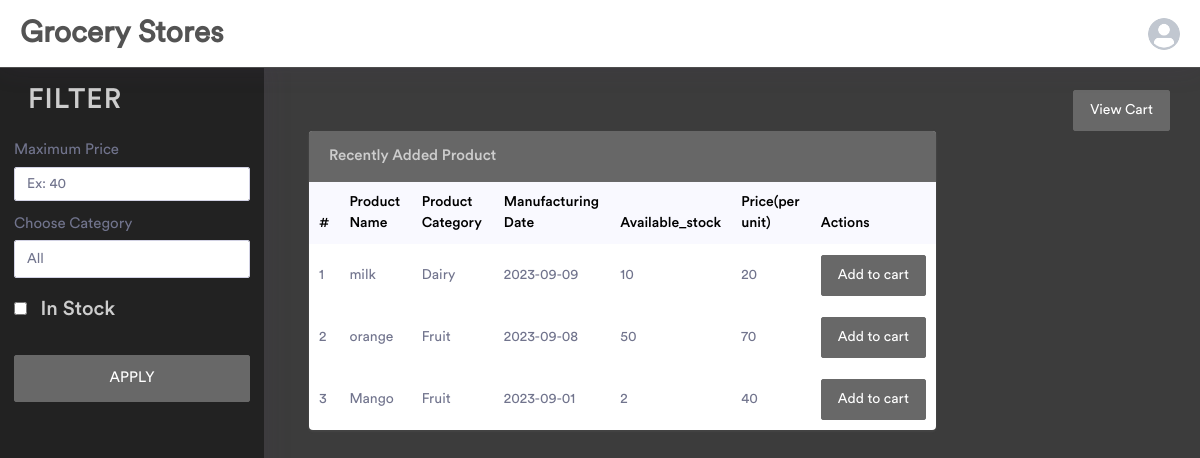
The app's page /userindex/1 with its own data.
### app.py (models this page shows)
class Product(db.Model):
    __tablename__ = 'product'
    p_id = db.Column(db.Integer, primary_key=True, autoincrement=True)
    c_id = db.Column(db.Integer, db.ForeignKey("category.c_id"), nullable=False)
    name = db.Column(db.String(100), nullable=False)
    price = db.Column(db.Integer, nullable=False)
    stock = db.Column(db.Integer, nullable=False)
    manufacture_date = db.Column(db.Date,  nullable=True)

class Category(db.Model):
    __tablename__ = 'category'
    c_id = db.Column(db.Integer, primary_key=True, autoincrement=True)
    name = db.Column(db.String, nullable=False, unique=True)

### app.py (the view, shortened to what this page needs)
@app.route('/userindex/<int:uid>',methods=["GET", "POST"])
def userindex(uid):
    if request.method=="GET":
        catt =Category.query.all()
        catlist = []
        for c in catt:
            catlist.append((c.c_id,c.name))
        plist = []
        pro = db.session.query(Product).order_by(Product.p_id.desc()).all()
        for p in pro:
            for cat in catlist:
                if p.c_id == cat[0]:
                    if p.stock ==0:
                        sto= "0 out of stock"
                    else:
                        sto= p.stock
                    plist.append((p.name, cat[1],p.price, sto, p.manufacture_date, p.p_id,cat[0]))
        cuser = User.query.filter(User.u_id == uid).one()
        uname = cuser.name
        return render_template("index.html",cat = catt,plist =plist,uname =uname,uid=uid)

### templates/index.html (shortened to what this page needs)
<!doctype html>
<html lang="en">
<head>
    <link rel="stylesheet" href="/static/assets/vendor/bootstrap/css/bootstrap.min.css">
    <link href="/static/assets/vendor/fonts/circular-std/style.css" rel="stylesheet">
    <link rel="stylesheet" href="/static/assets/libs/css/style.css">
    <link rel="stylesheet" href="/static/assets/vendor/fonts/fontawesome/css/fontawesome-all.css">
    <link rel="stylesheet" href="/static/assets/vendor/charts/chartist-bundle/chartist.css">
    <link rel="stylesheet" href="/static/assets/vendor/charts/morris-bundle/morris.css">
    <link rel="stylesheet" href="/static/assets/vendor/fonts/material-design-iconic-font/css/materialdesignicons.min.css">
    <link rel="stylesheet" href="/static/assets/vendor/charts/c3charts/c3.css">
    <link rel="stylesheet" href="/static/assets/vendor/fonts/flag-icon-css/flag-icon.min.css">
</head>
<body>
    <div class="dashboard-main-wrapper">
        <div class="dashboard-header">
            <nav class="navbar navbar-expand-lg bg-white fixed-top">
                <a class="navbar-brand" href="{{url_for("userindex",uid = uid)}}">Grocery Stores</a>
                <div class="collapse navbar-collapse " id="navbarSupportedContent">
                    <ul class="navbar-nav ml-auto navbar-right-top">
                        <li class="nav-item dropdown nav-user">
                            <a class="nav-link nav-user-img" href="#" id="navbarDropdownMenuLink2" data-toggle="dropdown" aria-haspopup="true" aria-expanded="false"><img src="/static/assets/images/user.png" alt="" class="user-avatar-md rounded-circle"></a>
                        </li>
                    </ul>
                </div>
            </nav>
        </div>
        <div class="nav-left-sidebar sidebar-dark">
            <div class="menu-list">
                <nav class="navbar navbar-expand-lg navbar-light">
                    <div class="collapse navbar-collapse" id="navbarNav">
                        <ul class="navbar-nav flex-column">
                            <li class="nav-divider">
                                <h2>Filter</h2>
                            </li>
                                <div>
                                    <form action="/userindex/{{uid}}", method="POST">
                                        <div class="form-group">
                                            <label for="inputduration">Maximum Price </label>
                                            <input id="inputduration" type="number" placeholder="Ex: 40" class="form-control" name="price">
                                        </div>
                                        <div class="form-group">
                                            <label for="inputnote">Choose Category</label><br>
                                            <select name = "c_id"  id="inputnote" class="form-control">
                                                <option value = 'all' >All</option>
                                            </select>
                                        </div>
                                        <div class="form-group">
                                            <input id="inputvalue" type="checkbox"  placeholder="Ex: enter a stock" name="stock">
                                            <label for="inputvalue" class="col-form-label">    <h3>     &nbsp;&nbsp;In Stock</h3></label>
                                        </div>
                                        <button type="submit" class="btn btn-primary btn-lg btn-block">APPLY</button>
                                    </form>
                                </div>
                        </ul>
                    </div>
                </nav>
            </div>
        </div>
        <div class="dashboard-wrapper">
            <div class="dashboard-ecommerce">
                <div class="container-fluid dashboard-content ">
                    <div class="row">
                        <div class="col-xl-12 col-lg-12 col-md-12 col-sm-12 col-12">
                            <div class="page-header">
                                    <a href="{{url_for("viewcart",uid =uid)}}" class="btn btn-primary" role="button" style="float: right;">View Cart</a>
                            </div>
                        </div>
                    </div>
                            <div class="col-xl-9 col-lg-12 col-md-6 col-sm-12 col-12">
                                <div class="card">
                                    <h5 class="card-header">Recently Added Product</h5>
                                    <div class="card-body p-0">
                                        <div class="table-responsive">
                                            <table class="table">
                                                <thead class="bg-light">
                                                    <tr class="border-0">
                                                        <th class="border-0">#</th>
                                                        <th class="border-0">Product Name</th>
                                                        <th class="border-0">Product Category</th>
                                                        <th class="border-0">Manufacturing Date</th>
                                                        <th class="border-0">Available_stock</th>
                                                        <th class="border-0">Price(per unit)</th>
                                                        <th class="border-0">Actions</th>
                                                    </tr>
                                                </thead>
                                                <tbody>
                                                    {% for pro in plist %}
                                                    <tr>
                                                        <td>{{ loop.index }}</td>
                                                        <td>{{  pro[0]}}</td>
                                                        <td>{{  pro[1]}}</td>
                                                        <td>{{  pro[4] }}</td>
                                                        <td>{{  pro[3] }}</td>
                                                        <td>{{ pro[2] }}</td>
                                                        <td><a href="{{url_for("viewproduct",uid =uid,cid =pro[6],pid =pro[5])}}"><button type="button" class="btn btn-primary">Add to cart</button></a> </td>
                                                    </tr>
                                                    {% endfor %}
                                                </tbody>
                                            </table>
                                        </div>
                                    </div>
                                </div>
                            </div>
        </div>
    </div>
</body>
</html>

### records on screen
Product: name "milk", manufacture_date "2023-09-09"
Category: name "Dairy"
Product: name "orange", manufacture_date "2023-09-08"
Category: name "Fruit" "Fruit"
Product: name "Mango", manufacture_date "2023-09-01"

### other values on screen
{{ pro[3] }} "10" "50" "2"
{{ pro[2] }} "20" "70" "40"
